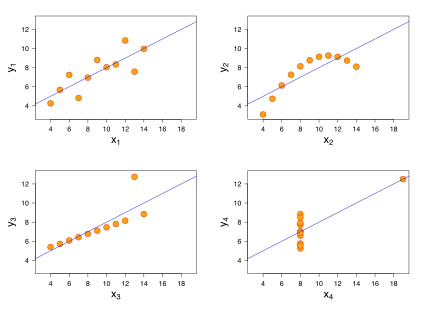
#> input picture Statistical Thinking in Python (Part 2)/425px-Anscombes_quartet.png, 425 x 309 px
$ python StatThinkpartTwo1.py
#> lines starting #> are read from the running program, lines starting #| are printed output that depends on the picture

import matplotlib.pyplot as plt
import seaborn as sns
import numpy as np
import pandas as pd

#%%
plt.style.use('classic')
plt.style.use('ggplot')


#%%

nohitter_times=np.array([ 843, 1613, 1101,  215,  684,  814,  278,  324,  161,  219,  545,
                         715,  966,  624,   29,  450,  107,   20,   91, 1325,  124, 1468,
                         104, 1309,  429,   62, 1878, 1104,  123,  251,   93,  188,  983,
                         166,   96,  702,   23,  524,   26,  299,   59,   39,   12,    2,
                         308, 1114,  813,  887,  645, 2088,   42, 2090,   11,  886, 1665,
                         1084, 2900, 2432,  750, 4021, 1070, 1765, 1322,   26,  548, 1525,
                         77, 2181, 2752,  127, 2147,  211,   41, 1575,  151,  479,  697,
                         557, 2267,  542,  392,   73,  603,  233,  255,  528,  397, 1529,
                         1023, 1194,  462,  583,   37,  943,  996,  480, 1497,  717,  224,
                         219, 1531,  498,   44,  288,  267,  600,   52,  269, 1086,  386,
                         176, 2199,  216,   54,  675, 1243,  463,  650,  171,  327,  110,
                         774,  509,    8,  197,  136,   12, 1124,   64,  380,  811,  232,
                         192,  731,  715,  226,  605,  539, 1491,  323,  240,  179,  702,
                         156,   82, 1397,  354,  778,  603, 1001,  385,  986,  203,  149,
                         576,  445,  180, 1403,  252,  675, 1351, 2983, 1568,   45,  899,
                         3260, 1025,   31,  100, 2055, 4043,   79,  238, 3931, 2351,  595,
                         110,  215,    0,  563,  206,  660,  242,  577,  179,  157,  192,
                         192, 1848,  792, 1693,   55,  388,  225, 1134, 1172, 1555,   31,
                         1582, 1044,  378, 1687, 2915,  280,  765, 2819,  511, 1521,  745,
                         2491,  580, 2072, 6450,  578,  745, 1075, 1103, 1549, 1520,  138,
                         1202,  296,  277,  351,  391,  950,  459,   62, 1056, 1128,  139,
                         420,   87,   71,  814,  603, 1349,  162, 1027,  783,  326,  101,
                         876,  381,  905,  156,  419,  239,  119,  129,  467])


#%%

# Seed random number generator
np.random.seed(42)

# Compute mean no-hitter time: tau
tau = np.mean(nohitter_times)

# Draw out of an exponential distribution with parameter tau: inter_nohitter_time
inter_nohitter_time = np.random.exponential(tau, 100000)

# Plot the PDF and label axes
_ = plt.hist(inter_nohitter_time,
             bins=50, density=True, histtype='step')
_ = plt.xlabel('Games between no-hitters')
_ = plt.ylabel('PDF')

# Show the plot
plt.show()
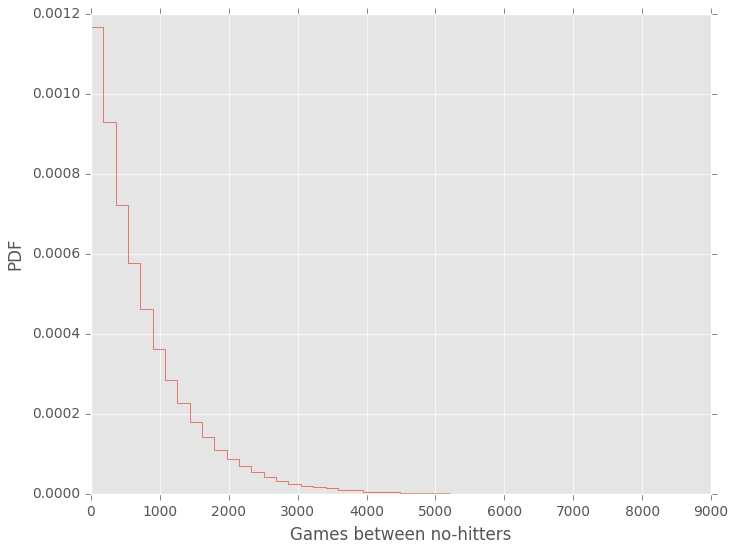
#> figure drawn by matplotlib, 1 panel


#%%

def ecdf(data):
    """Compute ECDF for a one-dimensional array of measurements."""
    # Number of data points: n
    n=len(data)

    # x-data for the ECDF: x
    x=np.sort(data)

    # y-data for the ECDF: y
    y = np.arange(1, n + 1) / n

    return x, y

#%%

# Create an ECDF from real data: x, y
x, y = ecdf(nohitter_times)

# Create a CDF from theoretical samples: x_theor, y_theor
x_theor, y_theor = ecdf(inter_nohitter_time)

# Overlay the plots
plt.plot(x_theor, y_theor)
plt.plot(x, y, marker='.', linestyle='none')

# Margins and axis labels
plt.margins(0.02)
plt.xlabel('Games between no-hitters')
plt.ylabel('CDF')

# Show the plot
plt.show()
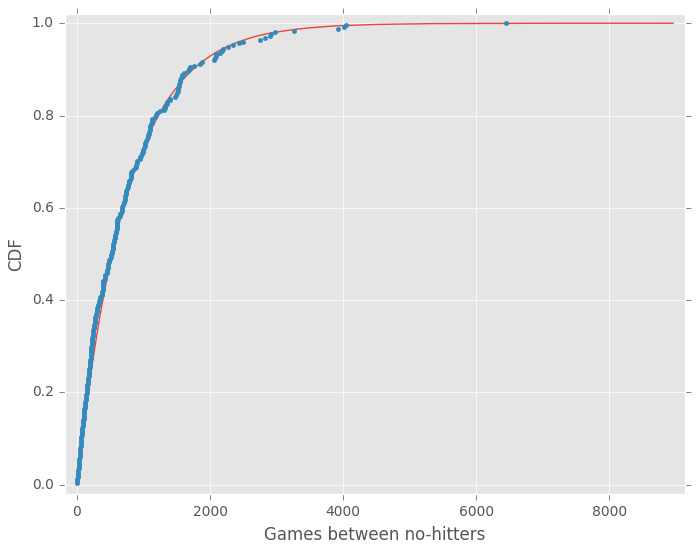
#> figure drawn by matplotlib, 1 panel; curve peaks at x = 8959.1, y = 1


#%%

# Plot the theoretical CDFs
plt.plot(x_theor, y_theor)
plt.plot(x, y, marker='.', linestyle='none')
plt.margins(0.02)
plt.xlabel('Games between no-hitters')
plt.ylabel('CDF')

# Take samples with half tau: samples_half
samples_half = np.random.exponential(tau/2,10000)

# Take samples with double tau: samples_double
samples_double = np.random.exponential(tau*2,10000)

# Generate CDFs from these samples
x_half, y_half = ecdf(samples_half)
x_double, y_double = ecdf(samples_double)

# Plot these CDFs as lines
_ = plt.plot(x_half, y_half)
_ = plt.plot(x_double, y_double)

# Show the plot
plt.show()
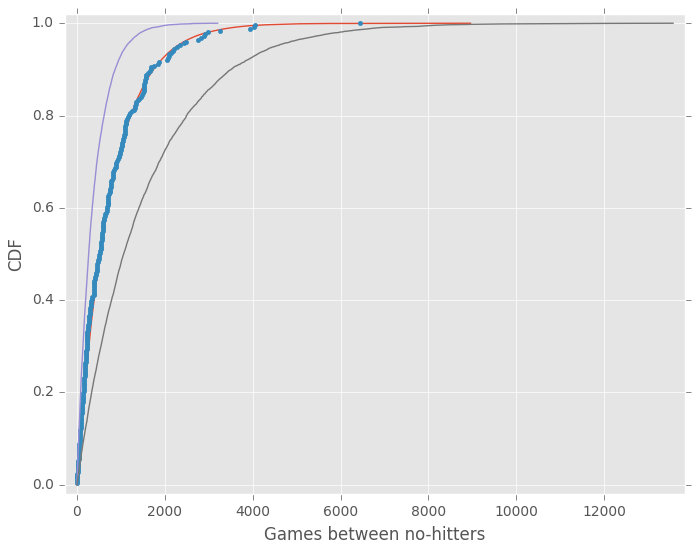
#> figure drawn by matplotlib, 1 panel; curve peaks at x = 8959.1, y = 1; curve peaks at x = 3205.3, y = 1

#%%

fertility=np.array([ 1.769,  2.682,  2.077,  2.132,  1.827,  3.872,  2.288,  5.173,
                    1.393,  1.262,  2.156,  3.026,  2.033,  1.324,  2.816,  5.211,
                    2.1  ,  1.781,  1.822,  5.908,  1.881,  1.852,  1.39 ,  2.281,
                    2.505,  1.224,  1.361,  1.468,  2.404,  5.52 ,  4.058,  2.223,
                    4.859,  1.267,  2.342,  1.579,  6.254,  2.334,  3.961,  6.505,
                    2.53 ,  2.823,  2.498,  2.248,  2.508,  3.04 ,  1.854,  4.22 ,
                    5.1  ,  4.967,  1.325,  4.514,  3.173,  2.308,  4.62 ,  4.541,
                    5.637,  1.926,  1.747,  2.294,  5.841,  5.455,  7.069,  2.859,
                    4.018,  2.513,  5.405,  5.737,  3.363,  4.89 ,  1.385,  1.505,
                    6.081,  1.784,  1.378,  1.45 ,  1.841,  1.37 ,  2.612,  5.329,
                    5.33 ,  3.371,  1.281,  1.871,  2.153,  5.378,  4.45 ,  1.46 ,
                    1.436,  1.612,  3.19 ,  2.752,  3.35 ,  4.01 ,  4.166,  2.642,
                    2.977,  3.415,  2.295,  3.019,  2.683,  5.165,  1.849,  1.836,
                    2.518,  2.43 ,  4.528,  1.263,  1.885,  1.943,  1.899,  1.442,
                    1.953,  4.697,  1.582,  2.025,  1.841,  5.011,  1.212,  1.502,
                    2.516,  1.367,  2.089,  4.388,  1.854,  1.748,  2.978,  2.152,
                    2.362,  1.988,  1.426,  3.29 ,  3.264,  1.436,  1.393,  2.822,
                    4.969,  5.659,  3.24 ,  1.693,  1.647,  2.36 ,  1.792,  3.45 ,
                    1.516,  2.233,  2.563,  5.283,  3.885,  0.966,  2.373,  2.663,
                    1.251,  2.052,  3.371,  2.093,  2.   ,  3.883,  3.852,  3.718,
                    1.732,  3.928])


illiteracy=np.array([  9.5,  49.2,   1. ,  11.2,   9.8,  60. ,  50.2,  51.2,   0.6,
                     1. ,   8.5,   6.1,   9.8,   1. ,  42.2,  77.2,  18.7,  22.8,
                     8.5,  43.9,   1. ,   1. ,   1.5,  10.8,  11.9,   3.4,   0.4,
                     3.1,   6.6,  33.7,  40.4,   2.3,  17.2,   0.7,  36.1,   1. ,
                     33.2,  55.9,  30.8,  87.4,  15.4,  54.6,   5.1,   1.1,  10.2,
                     19.8,   0. ,  40.7,  57.2,  59.9,   3.1,  55.7,  22.8,  10.9,
                     34.7,  32.2,  43. ,   1.3,   1. ,   0.5,  78.4,  34.2,  84.9,
                     29.1,  31.3,  18.3,  81.8,  39. ,  11.2,  67. ,   4.1,   0.2,
                     78.1,   1. ,   7.1,   1. ,  29. ,   1.1,  11.7,  73.6,  33.9,
                     14. ,   0.3,   1. ,   0.8,  71.9,  40.1,   1. ,   2.1,   3.8,
                     16.5,   4.1,   0.5,  44.4,  46.3,  18.7,   6.5,  36.8,  18.6,
                     11.1,  22.1,  71.1,   1. ,   0. ,   0.9,   0.7,  45.5,   8.4,
                     0. ,   3.8,   8.5,   2. ,   1. ,  58.9,   0.3,   1. ,  14. ,
                     47. ,   4.1,   2.2,   7.2,   0.3,   1.5,  50.5,   1.3,   0.6,
                     19.1,   6.9,   9.2,   2.2,   0.2,  12.3,   4.9,   4.6,   0.3,
                     16.5,  65.7,  63.5,  16.8,   0.2,   1.8,   9.6,  15.2,  14.4,
                     3.3,  10.6,  61.3,  10.9,  32.2,   9.3,  11.6,  20.7,   6.5,
                     6.7,   3.5,   1. ,   1.6,  20.5,   1.5,  16.7,   2. ,   0.9])


#%%

def pearson_r(x, y):
    """Compute Pearson correlation coefficient between two arrays."""
    # Compute correlation matrix: corr_mat
    corr_mat=np.corrcoef(x,y)

    # Return entry [0,1]
    return corr_mat[0,1]


#%%

# Plot the illiteracy rate versus fertility
_ = plt.plot(illiteracy, fertility, marker='.', linestyle='none')

# Set the margins and label axes
plt.margins(0.02)
_ = plt.xlabel('percent illiterate')
_ = plt.ylabel('fertility')

# Show the plot
plt.show()
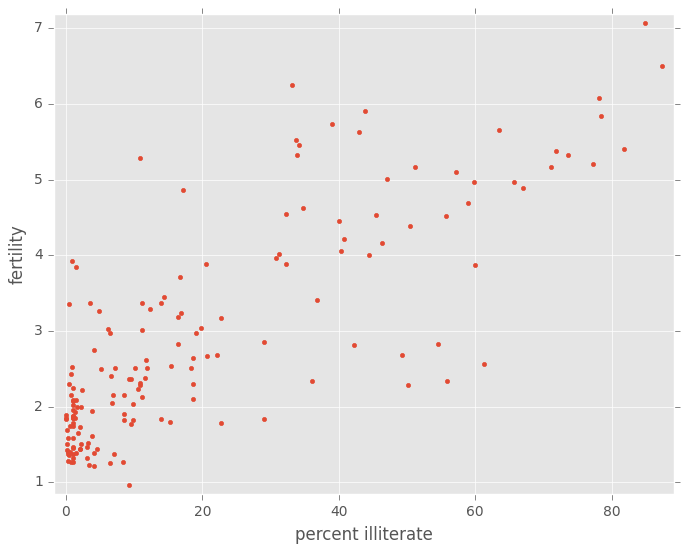
#> figure drawn by matplotlib, 1 panel

# Show the Pearson correlation coefficient
print(pearson_r(illiteracy, fertility))


#%%

# Plot the illiteracy rate versus fertility
_ = plt.plot(illiteracy, fertility, marker='.', linestyle='none')
plt.margins(0.02)
_ = plt.xlabel('percent illiterate')
_ = plt.ylabel('fertility')

# Perform a linear regression using np.polyfit(): a, b
a, b = np.polyfit(illiteracy,fertility,1)

# Print the results to the screen
print('slope =', a, 'children per woman / percent illiterate')
print('intercept =', b, 'children per woman')

# Make theoretical line to plot
x = np.array([0,100])
y = a * x + b

# Add regression line to your plot
_ = plt.plot(x, y)

# Draw the plot
plt.show()
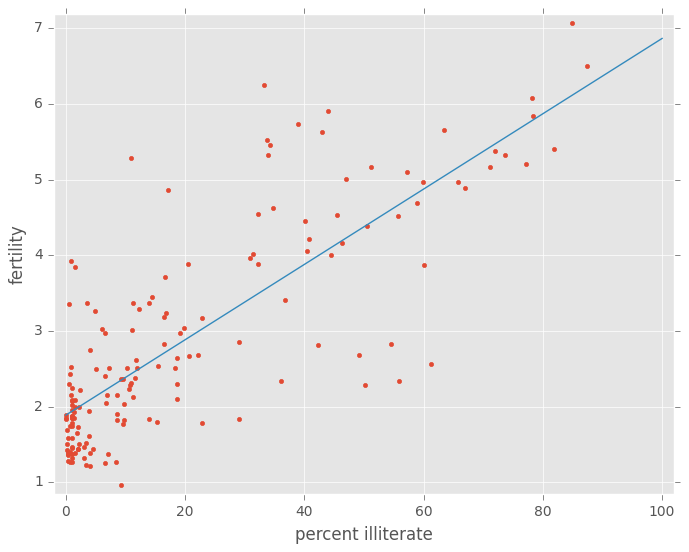
#> figure drawn by matplotlib, 1 panel

#%%


# Specify slopes to consider: a_vals
a_vals = np.linspace(0,0.1,200)

# Initialize sum of square of residuals: rss
rss = np.empty_like(a_vals)

# Compute sum of square of residuals for each value of a_vals
for i, a in enumerate(a_vals):
    rss[i] = np.sum((fertility - a * illiteracy - b)**2)

# Plot the RSS
plt.plot(a_vals, rss, '-')
plt.xlabel('slope (children per woman / percent illiterate)')
plt.ylabel('sum of square of residuals')

plt.show()
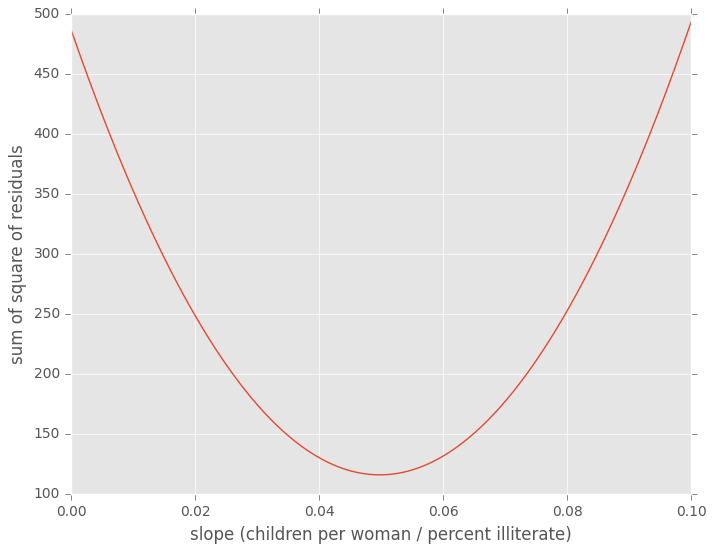
#> figure drawn by matplotlib, 1 panel; curve peaks at x = 0.1, y = 493.1


#%%

x=np.array([ 10.,   8.,  13.,   9.,  11.,  14.,   6.,   4.,  12.,   7.,   5.])
y=np.array([  8.04,   6.95,   7.58,   8.81,   8.33,   9.96,   7.24,   4.26,   10.84,   4.82,   5.68])

#%%


# Perform linear regression: a, b
a, b = np.polyfit(x,y,1)

# Print the slope and intercept
print(a, b)

# Generate theoretical x and y data: x_theor, y_theor
x_theor = np.array([3, 15])
y_theor = x_theor * a + b

# Plot the Anscombe data and theoretical line
_ = plt.plot(x,y,marker='.',linestyle='none')
_ = plt.plot(x_theor,y_theor)

# Label the axes
plt.xlabel('x')
plt.ylabel('y')

# Show the plot
plt.show()
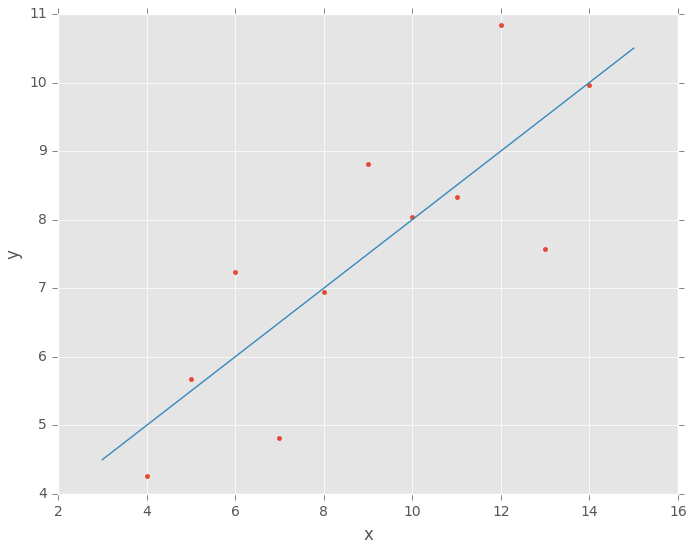
#> figure drawn by matplotlib, 1 panel


#%%

anscombe_x = [np.array([ 10.,   8.,  13.,   9.,  11.,  14.,   6.,   4.,  12.,   7.,   5.]),
              np.array([ 10.,   8.,  13.,   9.,  11.,  14.,   6.,   4.,  12.,   7.,   5.]),
              np.array([ 10.,   8.,  13.,   9.,  11.,  14.,   6.,   4.,  12.,   7.,   5.]),
              np.array([  8.,   8.,   8.,   8.,   8.,   8.,   8.,  19.,   8.,   8.,   8.])]

anscombe_y=[np.array([  8.04,   6.95,   7.58,   8.81,   8.33,   9.96,   7.24,   4.26,
                   10.84,   4.82,   5.68]),
            np.array([ 9.14,  8.14,  8.74,  8.77,  9.26,  8.1 ,  6.13,  3.1 ,  9.13,
                   7.26,  4.74]),
            np.array([  7.46,   6.77,  12.74,   7.11,   7.81,   8.84,   6.08,   5.39,
                   8.15,   6.42,   5.73]),
            np.array([  6.58,   5.76,   7.71,   8.84,   8.47,   7.04,   5.25,  12.5 ,
                   5.56,   7.91,   6.89])]


#%%

# Iterate through x,y pairs
for x, y in zip(anscombe_x , anscombe_y ):
    # Compute the slope and intercept: a, b
    a, b = np.polyfit(x,y,1)

    # Print the result
    print('slope:', a, 'intercept:', b)


#%%


img = plt.imread("425px-Anscombes_quartet.png")
#> img is the input picture: shape (309, 425, 3) float32; mean R, G, B 0.984, 0.98, 0.978
plt.imshow(img)
